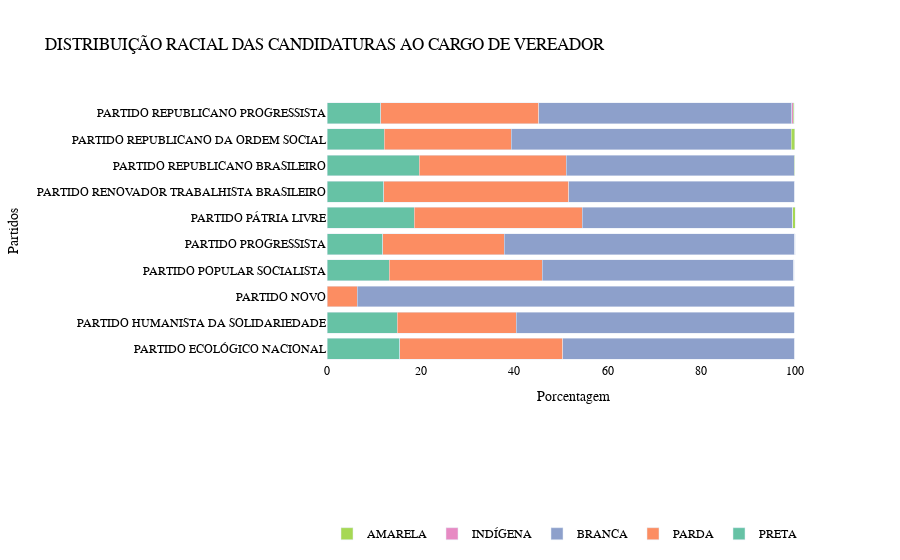

Source (notebook cell):
### Code cell
# Gráfico Distribuição racial
fig = go.Figure()

fig.add_trace(go.Bar(y = partidos[11:21],
                x = xPreta[11:21],
                name = 'PRETA',
                orientation='h'))
    
fig.add_trace(go.Bar(y = partidos[11:21],
                x = xPardas[11:21],
                name = 'PARDA',
                orientation='h'))

fig.add_trace(go.Bar(y = partidos[11:21],
                x = xBranca[11:21] ,
                name = 'BRANCA',
                orientation='h'))

fig.add_trace(go.Bar(y = partidos[11:21],
                x = xIndigena[11:21],
                name = 'INDÍGENA',
                orientation='h'))

fig.add_trace(go.Bar(y = partidos[11:21],
                x = xAmarela[11:21],
                name = 'AMARELA',
                orientation='h'))



fig.update_layout(title = 'DISTRIBUIÇÃO RACIAL DAS CANDIDATURAS AO CARGO DE VEREADOR',
                   xaxis_title='Porcentagem',
                   yaxis_title='Partidos',
                   font = {'family': 'Arial','size': 12,'color': 'black'},  
                   plot_bgcolor = 'white',
                   barmode = 'stack',
                   legend_orientation = "h",
                   legend=dict(x=0.0, y=-0.6),
                   colorway=px.colors.qualitative.Set2)

fig.update_xaxes( showgrid=False, gridwidth=1, gridcolor='lightgray',
showline=False, linewidth=1, linecolor='black')
fig.update_yaxes(showgrid=False, gridwidth=1, gridcolor='lightgray',
showline=False, linewidth=1, linecolor='black')

fig.show()

### Figure 1 — Plotly figure (JSON) as saved in the notebook; plotly's stock layout.template omitted (floating-point values rounded to 4 significant figures)
{"data": [{"name": "PRETA", "orientation": "h", "type": "bar", "x": [15.5, 15, 0, 13.3, 11.9, 18.7, 12.1, 19.7, 12.2, 11.5], "y": ["PARTIDO ECOLÓGICO NACIONAL", "PARTIDO HUMANISTA DA SOLIDARIEDADE", "PARTIDO NOVO", "PARTIDO POPULAR SOCIALISTA", "PARTIDO PROGRESSISTA", "PARTIDO PÁTRIA LIVRE", "PARTIDO RENOVADOR TRABALHISTA BRASILEIRO", "PARTIDO REPUBLICANO BRASILEIRO", "PARTIDO REPUBLICANO DA ORDEM SOCIAL", "PARTIDO REPUBLICANO PROGRESSISTA"]}, {"name": "PARDA", "orientation": "h", "type": "bar", "x": [34.9, 25.4, 6.5, 32.7, 26, 35.8, 39.6, 31.4, 27.2, 33.8], "y": ["PARTIDO ECOLÓGICO NACIONAL", "PARTIDO HUMANISTA DA SOLIDARIEDADE", "PARTIDO NOVO", "PARTIDO POPULAR SOCIALISTA", "PARTIDO PROGRESSISTA", "PARTIDO PÁTRIA LIVRE", "PARTIDO RENOVADOR TRABALHISTA BRASILEIRO", "PARTIDO REPUBLICANO BRASILEIRO", "PARTIDO REPUBLICANO DA ORDEM SOCIAL", "PARTIDO REPUBLICANO PROGRESSISTA"]}, {"name": "BRANCA", "orientation": "h", "type": "bar", "x": [49.6, 59.5, 93.5, 53.8, 62.1, 45, 48.3, 48.8, 59.8, 54], "y": ["PARTIDO ECOLÓGICO NACIONAL", "PARTIDO HUMANISTA DA SOLIDARIEDADE", "PARTIDO NOVO", "PARTIDO POPULAR SOCIALISTA", "PARTIDO PROGRESSISTA", "PARTIDO PÁTRIA LIVRE", "PARTIDO RENOVADOR TRABALHISTA BRASILEIRO", "PARTIDO REPUBLICANO BRASILEIRO", "PARTIDO REPUBLICANO DA ORDEM SOCIAL", "PARTIDO REPUBLICANO PROGRESSISTA"]}, {"name": "INDÍGENA", "orientation": "h", "type": "bar", "x": [0, 0, 0, 0, 0, 0, 0, 0, 0, 0.3], "y": ["PARTIDO ECOLÓGICO NACIONAL", "PARTIDO HUMANISTA DA SOLIDARIEDADE", "PARTIDO NOVO", "PARTIDO POPULAR SOCIALISTA", "PARTIDO PROGRESSISTA", "PARTIDO PÁTRIA LIVRE", "PARTIDO RENOVADOR TRABALHISTA BRASILEIRO", "PARTIDO REPUBLICANO BRASILEIRO", "PARTIDO REPUBLICANO DA ORDEM SOCIAL", "PARTIDO REPUBLICANO PROGRESSISTA"]}, {"name": "AMARELA", "orientation": "h", "type": "bar", "x": [0, 0, 0, 0.1, 0.1, 0.6, 0, 0.1, 0.8, 0.3], "y": ["PARTIDO ECOLÓGICO NACIONAL", "PARTIDO HUMANISTA DA SOLIDARIEDADE", "PARTIDO NOVO", "PARTIDO POPULAR SOCIALISTA", "PARTIDO PROGRESSISTA", "PARTIDO PÁTRIA LIVRE", "PARTIDO RENOVADOR TRABALHISTA BRASILEIRO", "PARTIDO REPUBLICANO BRASILEIRO", "PARTIDO REPUBLICANO DA ORDEM SOCIAL", "PARTIDO REPUBLICANO PROGRESSISTA"]}], "layout": {"barmode": "stack", "colorway": ["rgb(102,194,165)", "rgb(252,141,98)", "rgb(141,160,203)", "rgb(231,138,195)", "rgb(166,216,84)", "rgb(255,217,47)", "rgb(229,196,148)", "rgb(179,179,179)"], "font": {"color": "black", "family": "Arial", "size": 12}, "legend": {"orientation": "h", "x": 0, "y": -0.6}, "plot_bgcolor": "white", "title": {"text": "DISTRIBUIÇÃO RACIAL DAS CANDIDATURAS AO CARGO DE VEREADOR"}, "xaxis": {"gridcolor": "lightgray", "gridwidth": 1, "linecolor": "black", "linewidth": 1, "showgrid": false, "showline": false, "title": {"text": "Porcentagem"}}, "yaxis": {"gridcolor": "lightgray", "gridwidth": 1, "linecolor": "black", "linewidth": 1, "showgrid": false, "showline": false, "title": {"text": "Partidos"}}}}
